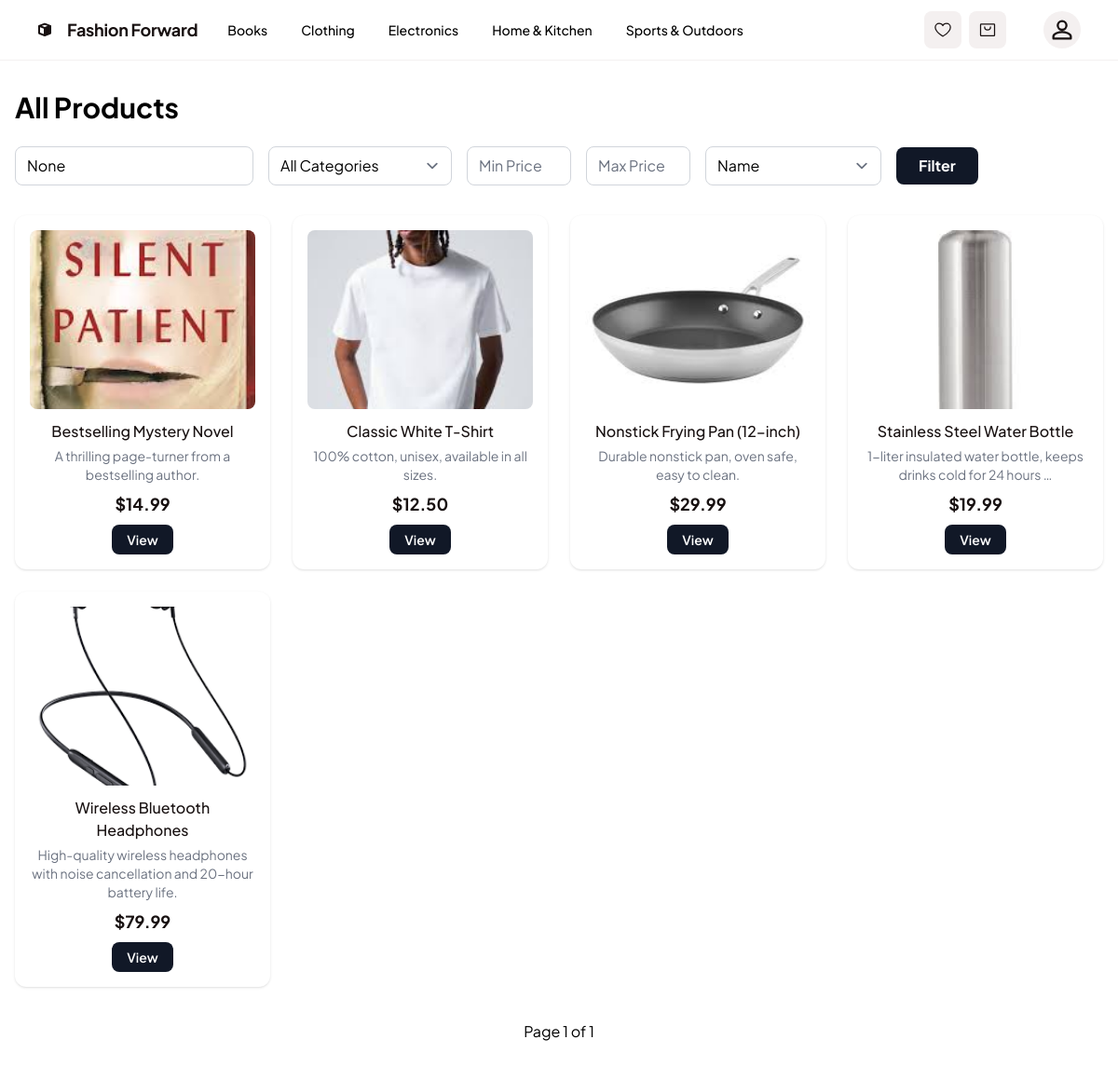
Screenshot of /products/ with the database file from the repository.
### products/models.py (models this page shows, shortened)
class Category(models.Model):
    name = models.CharField(max_length=200, unique=True)
    slug = models.SlugField(max_length=200, unique=True, blank=True)
    description = models.TextField(blank=True)
    image = models.ImageField(upload_to='categories/', blank=True, null=True)
    created_at = models.DateTimeField(auto_now_add=True)
    updated_at = models.DateTimeField(auto_now=True)
    class Meta:
        verbose_name_plural = 'Categories'
        ordering = ['name']

class Product(models.Model):
    category = models.ForeignKey(Category, on_delete=models.CASCADE, related_name='products')
    name = models.CharField(max_length=200)
    slug = models.SlugField(max_length=200, unique=True, blank=True)
    description = models.TextField()
    price = models.DecimalField(max_digits=10, decimal_places=2)
    image = models.ImageField(upload_to='products/', blank=True, null=True)
    stock = models.PositiveIntegerField(default=0)
    available = models.BooleanField(default=True)
    featured = models.BooleanField(default=False)
    created_at = models.DateTimeField(auto_now_add=True)
    updated_at = models.DateTimeField(auto_now=True)
    class Meta:
        ordering = ['-created_at']
    def get_absolute_url(self):
        return reverse('product_detail', kwargs={'pk': self.pk})

### products/views.py (the view)
# urls.py: path("", views.product_list, name= "product_list"), # /products/
def product_list(request):
    products = Product.objects.all()
    categories = Category.objects.all()
    category_slug = request.GET.get('category')
    if category_slug:
        products = products.filter(category__slug=category_slug)
    search_query = request.GET.get('search')
    if search_query:
        products = products.filter(
            Q(name__icontains=search_query) |
            Q(description__icontains=search_query) |
            Q(category__name__icontains=search_query)
        )
    min_price = request.GET.get('min_price')
    max_price = request.GET.get('max_price')
    if min_price:
        products = products.filter(price__gte=min_price)
    if max_price:
        products = products.filter(price__lte=max_price)
    sort_by = request.GET.get('sort', 'name')
    if sort_by == 'price_low':
        products = products.order_by('price')
    elif sort_by == 'price_high':
        products = products.order_by('-price')
    elif sort_by == 'newest':
        products = products.order_by('-created_at')
    else:
        products = products.order_by('name')
    paginator = Paginator(products, 12)  # 12 products per page
    page_number = request.GET.get('page')
    page_obj = paginator.get_page(page_number)
    context = {
        'products': page_obj,
        'categories': categories,
        'current_category': category_slug,
        'search_query': search_query,
        'min_price': min_price,
        'max_price': max_price,
        'sort_by': sort_by,
    }
    return render(request, 'products/product_list.html', context)

### products/context_processors.py (called while the page is built)
def navbar_categories(request):
    return {'navbar_categories': Category.objects.all()}

### products/templates/products/product_list.html (shortened to what this page needs)
{% extends "base.html" %}
{% load static %}
{% block content %}
<div class="max-w-7xl mx-auto px-4 py-8">
  <h1 class="text-3xl font-bold mb-6">All Products</h1>
  <form method="get" class="flex flex-wrap gap-4 mb-8 items-center">
    <input type="text" name="search" value="{{ search_query }}" placeholder="Search products..." class="form-input rounded-lg border-gray-300 focus:border-gray-500 focus:ring-0 w-64" />
    <select name="category" class="form-select rounded-lg border-gray-300 focus:border-gray-500 focus:ring-0">
      <option value="">All Categories</option>
    </select>
    <input type="number" name="min_price" value="{{ min_price }}" placeholder="Min Price" class="form-input rounded-lg border-gray-300 focus:border-gray-500 focus:ring-0 w-28" />
    <input type="number" name="max_price" value="{{ max_price }}" placeholder="Max Price" class="form-input rounded-lg border-gray-300 focus:border-gray-500 focus:ring-0 w-28" />
    <select name="sort" class="form-select rounded-lg border-gray-300 focus:border-gray-500 focus:ring-0">
      <option value="name" {% if sort_by == 'name' %}selected{% endif %}>Name</option>
    </select>
    <button type="submit" class="bg-gray-900 hover:bg-gray-700 text-white font-bold py-2 px-6 rounded-lg">Filter</button>
  </form>
  <div class="grid grid-cols-1 sm:grid-cols-2 md:grid-cols-3 lg:grid-cols-4 gap-6 mb-8">
    {% for product in products %}
      <div class="bg-white rounded-xl shadow p-4 flex flex-col items-center">
        {% if product.image %}
          <img src="{{ product.image.url }}" alt="{{ product.name }}" class="w-full h-48 object-cover rounded-lg mb-3" />
        {% else %}
          <img src="{% static 'img/placeholder.png' %}" alt="No image" class="w-full h-48 object-cover rounded-lg mb-3" />
        {% endif %}
        <div class="text-[#181111] text-base font-medium text-center mb-1">{{ product.name }}</div>
        <div class="text-gray-500 text-sm text-center mb-2">{{ product.description|truncatewords:10 }}</div>
        <div class="text-[#181111] font-bold text-lg mb-2">${{ product.price }}</div>
        <a href="{{ product.get_absolute_url }}" class="inline-block bg-gray-900 hover:bg-gray-700 text-white font-semibold py-1.5 px-4 rounded-lg text-sm">View</a>
      </div>
    {% empty %}
      <div class="text-gray-500 col-span-full">No products found.</div>
    {% endfor %}
  </div>
  <div class="flex justify-center">
    <span class="px-3 py-1">Page {{ products.number }} of {{ products.paginator.num_pages }}</span>
  </div>
</div>
{% endblock %}

### core/templates/base.html (shortened to what this page needs)
{% load static %}
<!DOCTYPE html>
<html lang="en">
<head>
  <script src="https://cdn.tailwindcss.com?plugins=forms,container-queries"></script>
</head>
<body class="bg-white" style='font-family: "Plus Jakarta Sans", "Noto Sans", sans-serif;'>
  <div class="relative flex min-h-screen flex-col bg-white overflow-x-hidden">
    <div class="flex flex-col h-full grow">
      <header x-data="{ open: false }" class="flex items-center justify-between border-b border-[#f4f0f0] px-4 sm:px-10 py-3">
        <div class="flex items-center gap-8">
          <a href="{% url 'core-home' %}" class="flex items-center gap-4 text-[#181111]">
            <div class="w-4 h-4">
            </div>
            <h2 class="text-lg font-bold leading-tight tracking-[-0.015em]">Fashion Forward</h2>
          </a>
          <nav class="hidden lg:flex items-center gap-9">
            {% for category in navbar_categories %}
              <a class="text-sm font-medium" href="{% url 'category_detail' category.slug %}">{{ category.name }}</a>
            {% endfor %}
          </nav>
        </div>
        <div class="hidden lg:flex flex-1 justify-end gap-8">
          <div class="flex gap-2">
            <a href="#" class="flex items-center justify-center rounded-lg h-10 bg-[#f4f0f0] text-[#181111] px-2.5">
            </a>
            <a href="{% url 'cart_detail' %}" class="flex items-center justify-center rounded-lg h-10 bg-[#f4f0f0] text-[#181111] px-2.5">
            </a>
          </div>
          <a href="{% url 'profile' %}" class="flex items-center justify-center rounded-full h-10 w-10 bg-[#f4f0f0] text-[#181111] ml-2">
            <svg xmlns="http://www.w3.org/2000/svg" width="28" height="28" fill="none" viewBox="0 0 24 24" stroke="currentColor">
              <path stroke-linecap="round" stroke-linejoin="round" stroke-width="2" d="M12 12c2.21 0 4-1.79 4-4s-1.79-4-4-4-4 1.79-4 4 1.79 4 4 4zm0 2c-2.67 0-8 1.34-8 4v2h16v-2c0-2.66-5.33-4-8-4z" />
            </svg>
          </a>
        </div>
      </header>
      <main class="flex-1">
        {% block content %}{% endblock %}
      </main>
    </div>
  </div>
</body>
</html>

### rows the page displays
Category: name "Books"
Category: name "Clothing"
Category: name "Electronics"
Category: name "Home & Kitchen"
Category: name "Sports & Outdoors"
Product: image (picture), name "Bestselling Mystery Novel", description "A thrilling page-turner from a bestselling author.", price "14.99"
Product: image (picture), name "Classic White T-Shirt", description "100% cotton, unisex, available in all sizes.", price "12.50"
Product: image (picture), name "Nonstick Frying Pan (12-inch)", description "Durable nonstick pan, oven safe, easy to clean.", price "29.99"
Product: image (picture), name "Stainless Steel Water Bottle", description "1-liter insulated water bottle, keeps drinks cold for 24 hours …", price "19.99"
Product: image (picture), name "Wireless Bluetooth Headphones", description "High-quality wireless headphones with noise cancellation and 20-hour battery life.", price "79.99"

### other values shown
{{ products.number }} "1"
{{ products.paginator.num_pages }} "1"
